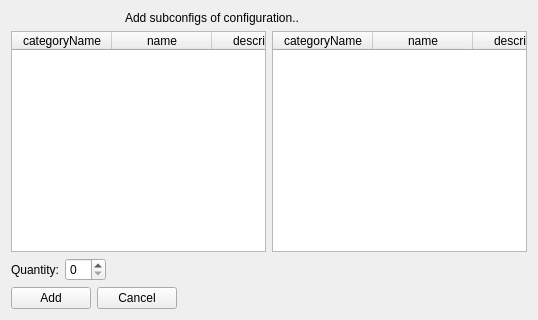
<?xml version="1.0" encoding="UTF-8"?>
<ui version="4.0">
 <class>configuration_subconfig_add_form</class>
 <widget class="QWidget" name="configuration_subconfig_add_form">
  <property name="geometry">
   <rect>
    <x>0</x>
    <y>0</y>
    <width>538</width>
    <height>320</height>
   </rect>
  </property>
  <property name="windowTitle">
   <string>Add subconfigs of configuration</string>
  </property>
  <layout class="QGridLayout" name="gridLayout">
   <item row="5" column="0">
    <layout class="QHBoxLayout" name="horizontalLayout">
     <item>
      <widget class="QPushButton" name="link">
       <property name="text">
        <string>Add</string>
       </property>
       <property name="form" stdset="0">
        <string notr="true">configuration_subconfigs</string>
       </property>
       <property name="global.configurationState" stdset="0">
        <string notr="true">{configuration.state}</string>
       </property>
       <property name="global.subconfigState" stdset="0">
        <string notr="true">{subconfig.state}</string>
       </property>
       <property name="global.config_id" stdset="0">
        <string notr="true">{configuration.id}</string>
       </property>
       <property name="global.subconfig_id" stdset="0">
        <string notr="true">{subconfig.id}</string>
       </property>
       <property name="action" stdset="0">
        <string>create</string>
       </property>
       <property name="doctype" stdset="0">
        <string notr="true">ConfigurationSubconfig.simpleform</string>
       </property>
       <property name="rootelement" stdset="0">
        <string notr="true">ConfigurationSubconfig</string>
       </property>
      </widget>
     </item>
     <item>
      <widget class="QPushButton" name="cancel">
       <property name="text">
        <string>Cancel</string>
       </property>
       <property name="form" stdset="0">
        <string notr="true">configuration_subconfigs</string>
       </property>
       <property name="global.configurationState" stdset="0">
        <string notr="true">{configuration.state}</string>
       </property>
       <property name="global.subconfigState" stdset="0">
        <string notr="true">{subconfig.state}</string>
       </property>
      </widget>
     </item>
     <item>
      <spacer name="horizontalSpacer">
       <property name="orientation">
        <enum>Qt::Horizontal</enum>
       </property>
       <property name="sizeHint" stdset="0">
        <size>
         <width>40</width>
         <height>20</height>
        </size>
       </property>
      </spacer>
     </item>
    </layout>
   </item>
   <item row="0" column="0">
    <layout class="QHBoxLayout" name="horizontalLayout_2">
     <item>
      <widget class="QLabel" name="label_2">
       <property name="maximumSize">
        <size>
         <width>32</width>
         <height>32</height>
        </size>
       </property>
       <property name="text">
        <string/>
       </property>
      </widget>
     </item>
     <item>
      <widget class="QLabel" name="label_3">
       <property name="maximumSize">
        <size>
         <width>32</width>
         <height>32</height>
        </size>
       </property>
       <property name="text">
        <string/>
       </property>
       <property name="pixmap">
        <pixmap resource="../qtclient.qrc">:/images/link_add.png</pixmap>
       </property>
      </widget>
     </item>
     <item>
      <widget class="QLabel" name="label_4">
       <property name="maximumSize">
        <size>
         <width>32</width>
         <height>32</height>
        </size>
       </property>
       <property name="text">
        <string/>
       </property>
      </widget>
     </item>
     <item>
      <widget class="QLabel" name="label">
       <property name="text">
        <string>Add subconfigs of configuration..</string>
       </property>
      </widget>
     </item>
    </layout>
   </item>
   <item row="2" column="0">
    <layout class="QGridLayout" name="gridLayout_2">
     <item row="0" column="0">
      <widget class="QTableWidget" name="configuration">
       <property name="horizontalScrollBarPolicy">
        <enum>Qt::ScrollBarAlwaysOff</enum>
       </property>
       <property name="alternatingRowColors">
        <bool>true</bool>
       </property>
       <property name="selectionMode">
        <enum>QAbstractItemView::SingleSelection</enum>
       </property>
       <property name="selectionBehavior">
        <enum>QAbstractItemView::SelectRows</enum>
       </property>
       <property name="showGrid">
        <bool>true</bool>
       </property>
       <property name="gridStyle">
        <enum>Qt::DotLine</enum>
       </property>
       <property name="sortingEnabled">
        <bool>true</bool>
       </property>
       <property name="doctype" stdset="0">
        <string notr="true">ConfigurationListRequest.simpleform</string>
       </property>
       <property name="rootelement" stdset="0">
        <string notr="true">configuration</string>
       </property>
       <property name="state" stdset="0">
        <string notr="true">{global.configurationState}</string>
       </property>
       <property name="action" stdset="0">
        <string notr="true">read</string>
       </property>
       <attribute name="horizontalHeaderShowSortIndicator" stdset="0">
        <bool>true</bool>
       </attribute>
       <attribute name="verticalHeaderStretchLastSection">
        <bool>false</bool>
       </attribute>
       <column>
        <property name="text">
         <string>categoryName</string>
        </property>
       </column>
       <column>
        <property name="text">
         <string>name</string>
        </property>
       </column>
       <column>
        <property name="text">
         <string>description</string>
        </property>
       </column>
       <column>
        <property name="text">
         <string>comment</string>
        </property>
       </column>
      </widget>
     </item>
     <item row="0" column="1">
      <widget class="QTableWidget" name="subconfig">
       <property name="horizontalScrollBarPolicy">
        <enum>Qt::ScrollBarAlwaysOff</enum>
       </property>
       <property name="alternatingRowColors">
        <bool>true</bool>
       </property>
       <property name="selectionMode">
        <enum>QAbstractItemView::SingleSelection</enum>
       </property>
       <property name="selectionBehavior">
        <enum>QAbstractItemView::SelectRows</enum>
       </property>
       <property name="showGrid">
        <bool>true</bool>
       </property>
       <property name="gridStyle">
        <enum>Qt::DotLine</enum>
       </property>
       <property name="sortingEnabled">
        <bool>true</bool>
       </property>
       <property name="doctype" stdset="0">
        <string notr="true">SubConfigurationListRequest.simpleform</string>
       </property>
       <property name="rootelement" stdset="0">
        <string notr="true">subconfig</string>
       </property>
       <property name="state" stdset="0">
        <string notr="true">{global.subconfigState}</string>
       </property>
       <property name="action" stdset="0">
        <string notr="true">read</string>
       </property>
       <attribute name="horizontalHeaderShowSortIndicator" stdset="0">
        <bool>true</bool>
       </attribute>
       <attribute name="verticalHeaderStretchLastSection">
        <bool>false</bool>
       </attribute>
       <column>
        <property name="text">
         <string>categoryName</string>
        </property>
       </column>
       <column>
        <property name="text">
         <string>name</string>
        </property>
       </column>
       <column>
        <property name="text">
         <string>description</string>
        </property>
       </column>
       <column>
        <property name="text">
         <string>comment</string>
        </property>
       </column>
      </widget>
     </item>
    </layout>
   </item>
   <item row="3" column="0">
    <layout class="QFormLayout" name="formLayout">
     <property name="fieldGrowthPolicy">
      <enum>QFormLayout::AllNonFixedFieldsGrow</enum>
     </property>
     <item row="1" column="0">
      <widget class="QLabel" name="label_requires">
       <property name="text">
        <string>Quantity:</string>
       </property>
      </widget>
     </item>
     <item row="1" column="1">
      <layout class="QHBoxLayout" name="horizontalLayout_5">
       <item>
        <widget class="QSpinBox" name="quantity"/>
       </item>
       <item>
        <spacer name="horizontalSpacer_2">
         <property name="orientation">
          <enum>Qt::Horizontal</enum>
         </property>
         <property name="sizeHint" stdset="0">
          <size>
           <width>40</width>
           <height>20</height>
          </size>
         </property>
        </spacer>
       </item>
      </layout>
     </item>
    </layout>
   </item>
  </layout>
 </widget>
 <tabstops>
  <tabstop>configuration</tabstop>
  <tabstop>quantity</tabstop>
  <tabstop>link</tabstop>
  <tabstop>cancel</tabstop>
 </tabstops>
 <resources>
  <include location="../qtclient.qrc"/>
  <include location="../qtclient.qrc"/>
 </resources>
 <connections/>
</ui>
